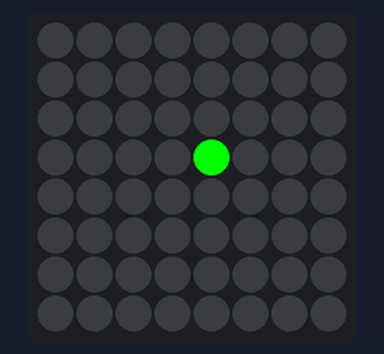
Bench run of a program on a simulated Raspberry Pi Pico running MicroPython. On the bench: 8×8 RGB LED matrix (first LED top left, wired row by row). What the program prints to the serial console is not drawn. At 12.0 s the program stops and its outputs stay as they are.

Above: at 0.1 s.
At 3.1 s:
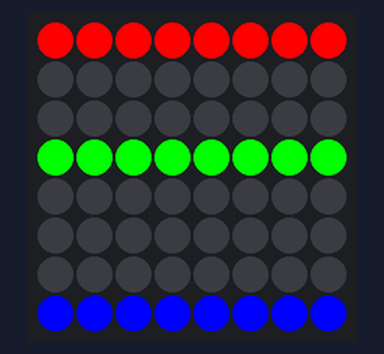
At 6.1 s:
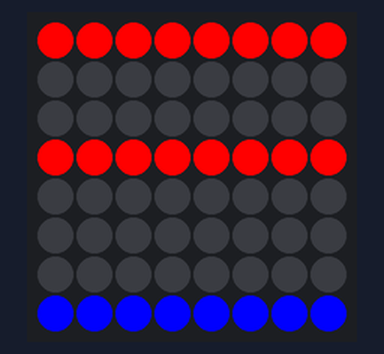
At 9.1 s:
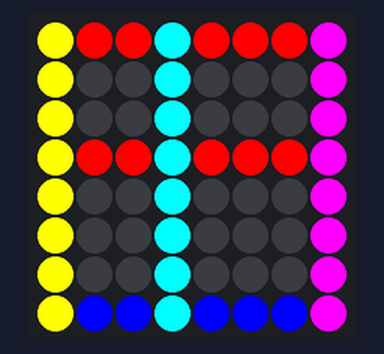

Measured:
- what the display in image 1 shows lasts 3.0 s, from 3.0 s to 6.0 s

The program:

main.py
```python
from machine import Pin
from neopix_matrix import NeoPixMatrix as NPM
from neopixel import NeoPixel
from time import sleep

N_ROWS = 8
N_COLS = 8
NEO_PIN = Pin(15)

pixel_array = NeoPixel(NEO_PIN, N_ROWS * N_COLS)
neo_mat = NPM(pixel_array, N_ROWS, N_COLS)

neo_mat.set_pix(3, 4, NPM.GREEN, show=True)
sleep(3)

def do_some_color(color):
    neo_mat.set_row(0, NPM.RED)
    neo_mat.set_row(3, color)
    neo_mat.set_row(7, NPM.BLUE, show=True)
    sleep(3)


def do_some_more_color():
    neo_mat.set_col(0, (255, 255, 0))
    neo_mat.set_col(3, (0, 255, 255))
    neo_mat.set_col(7, (255, 0, 255), show=True)
    sleep(3)


do_some_color(NPM.GREEN)
do_some_color(NPM.RED)
do_some_more_color()
neo_mat.clear()

print("Done!")
```

neopix_matrix.py
```python
import neopixel


class NeoPixMatrix:
    BLUE = (0, 0, 255)
    CLEAR = (0, 0, 0)
    CYAN = (0, 255, 255)
    GREEN = (0, 255, 0)
    MAGENTA = (255, 0, 255)
    RED = (255, 0, 0)
    YELLOW = (255, 255, 0)

    def __init__(self, neo_pixels, n_rows, n_cols):
        """Initialize the NeoPixMatrix.

        Args:
            neo_pixels (neopixel.NeoPixel): The NeoPixel matrix.
            n_rows (int): The number of rows in the matrix.
            n_cols (int): The number of columns in the matrix.

        Returns:
            None
        """
        # Check the construction arguments
        assert isinstance(neo_pixels, neopixel.NeoPixel), "No NeoPixel matrix passed."
        assert 0 < n_rows <= 100, f"Illegal n_rows: {n_rows}."
        assert 0 < n_cols <= 100, f"Illegal n_cols: {n_cols}."
        assert n_rows * n_cols == neo_pixels.n, "N rows/cols does not match matrix."
        # Set our attributes.
        self.pix = neo_pixels
        self.n_rows = n_rows
        self.n_cols = n_cols

    def _row_col_to_n(self, row, col):
        """Convert row and column to a single index.

        Args:
            row (int): The row index.
            col (int): The column index.

        Returns:
            int: The single index corresponding to the row and column.
        """
        return row * self.n_cols + col

    def set_pix(self, row, col, color=CLEAR, show=False):
        """Set the color of a specific pixel.

        Args:
            row (int): The row index of the pixel.
            col (int): The column index of the pixel.
            color (tuple, optional): The color to set the pixel to. Defaults to (0, 0, 0).
            show (bool, optional): Whether to update the display immediately. Defaults to False.

        Returns:
            None
        """
        self.pix[self._row_col_to_n(row, col)] = color
        if show:
            self.pix.write()

    def set_row(self, row, color=(0, 0, 0), show=False):
        """Set the color of an entire row.

        Args:
            row (int): The row index.
            color (tuple, optional): The color to set the row to. Defaults to (0, 0, 0).
            show (bool, optional): Whether to update the display immediately. Defaults to False.

        Returns:
            None
        """
        for c in range(self.n_cols):
            self.set_pix(row, c, color)
        if show:
            self.pix.write()

    def set_col(self, col, color=(0, 0, 0), show=False):
        """Set the color of an entire column.

        Args:
            col (int): The column index.
            color (tuple, optional): The color to set the column to. Defaults to (0, 0, 0).
            show (bool, optional): Whether to update the display immediately. Defaults to False.

        Returns:
            None
        """
        for r in range(self.n_rows):
            self.set_pix(r, col, color)
        if show:
            self.pix.write()

    def clear(self, show=True):
        """Clear the entire matrix by setting all pixels to the clear color.

        Args:
            show (bool, optional): Whether to update the display immediately. Defaults to True.

        Returns:
            None
        """
        self.pix.fill(self.CLEAR)
        if show:
            self.pix.write()
```
